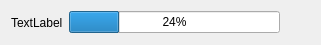
<?xml version="1.0" encoding="UTF-8"?>
<ui version="4.0">
 <class>job_item</class>
 <widget class="QWidget" name="job_item">
  <property name="geometry">
   <rect>
    <x>0</x>
    <y>0</y>
    <width>321</width>
    <height>38</height>
   </rect>
  </property>
  <property name="windowTitle">
   <string>job_item</string>
  </property>
  <layout class="QHBoxLayout" name="horizontalLayout">
   <item>
    <widget class="QLabel" name="label">
     <property name="text">
      <string>TextLabel</string>
     </property>
    </widget>
   </item>
   <item>
    <widget class="QProgressBar" name="progress">
     <property name="value">
      <number>24</number>
     </property>
    </widget>
   </item>
   <item>
    <widget class="QToolButton" name="cancel_button">
     <property name="toolTip">
      <string>Cancel this job</string>
     </property>
     <property name="icon">
      <iconset resource="../images.qrc">
       <normaloff>:/icons/icons/close.png</normaloff>:/icons/icons/close.png</iconset>
     </property>
     <property name="autoRaise">
      <bool>true</bool>
     </property>
    </widget>
   </item>
  </layout>
 </widget>
 <resources>
  <include location="../images.qrc"/>
 </resources>
 <connections/>
</ui>
